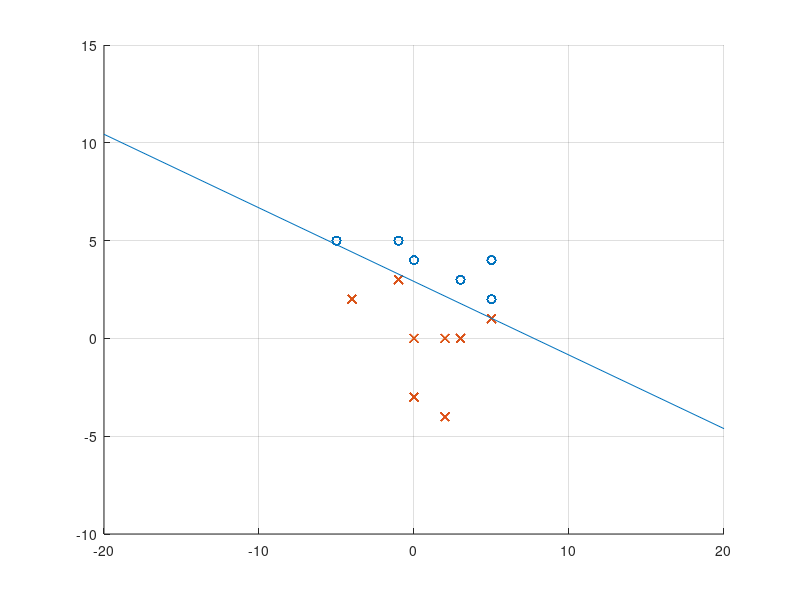

The MATLAB script that drew this image:
fid=fopen('input.txt','r');

t1=str2num(fgets(fid));
xin=[];
yin=[];
cin=[];


for(i=1:t1)
    t=fgets(fid);
    s=regexp(t,' ','split');
    xin=[xin str2num(char(s(1)))];
     yin=[yin str2num(char(s(2)))];
      cin=[cin s(3)];
    
end


w=[1 1 0];

t=0;
c1x=[];
c1y=[];
c2x=[];
c2y=[];
while(1)
    y1=[];
    y2=[];
     y3=[];
      for(i=1:t1) %t1=15  %xin=x cor, yin=y cord,cin=class
    %a=numel(y1)
    tf=strcmp(cin(i),'B');
        if(tf==1)
        c2x=[c2x xin(i)];
        c2y=[c2y yin(i)];
        del=1;% mane equal
    elseif(tf==0)
        c1x=[c1x xin(i)];
        c1y=[c1y yin(i)];
        del=-1;
    end
    x=[xin(i);yin(i);1];
    
    r=w*x*del;
    if(r>=0)
        y1=[y1 xin(i)];
        y2=[y2 yin(i)];
         y3=[y3 cin(i)];
    end
      end
      a=numel(y1); %size/length
      num=[0;0;0];
   for(i=1:a)
       tf=strcmp(y3(i),'B');
    if(tf==1)
        del=1;% mane equal
    else
        del=-1;
    end
    as=del.*[y1(i);y2(i);1];
    num=num+as;
    
   end
   num
       
   wt=transpose(w);
   wt1=wt-(0.7.*num);
  
   
   
   b=transpose(wt1);
   w=b;
  
   t=t+1;
   a=numel(y1)
   if(a==0)
       w
         

scatter(c1x,c1y,'o');
hold on
scatter(c2x,c2y,'x');
hold on
x=[-20 20]
y1=-(w(3)+w(1)*x(1))/w(2);
y2=-(w(3)+w(1)*x(2))/w(2);

y=[y1 y2]
plot(x,y)
hold on 
grid on

       break;
   end
end

      
   
  
 
        
    
